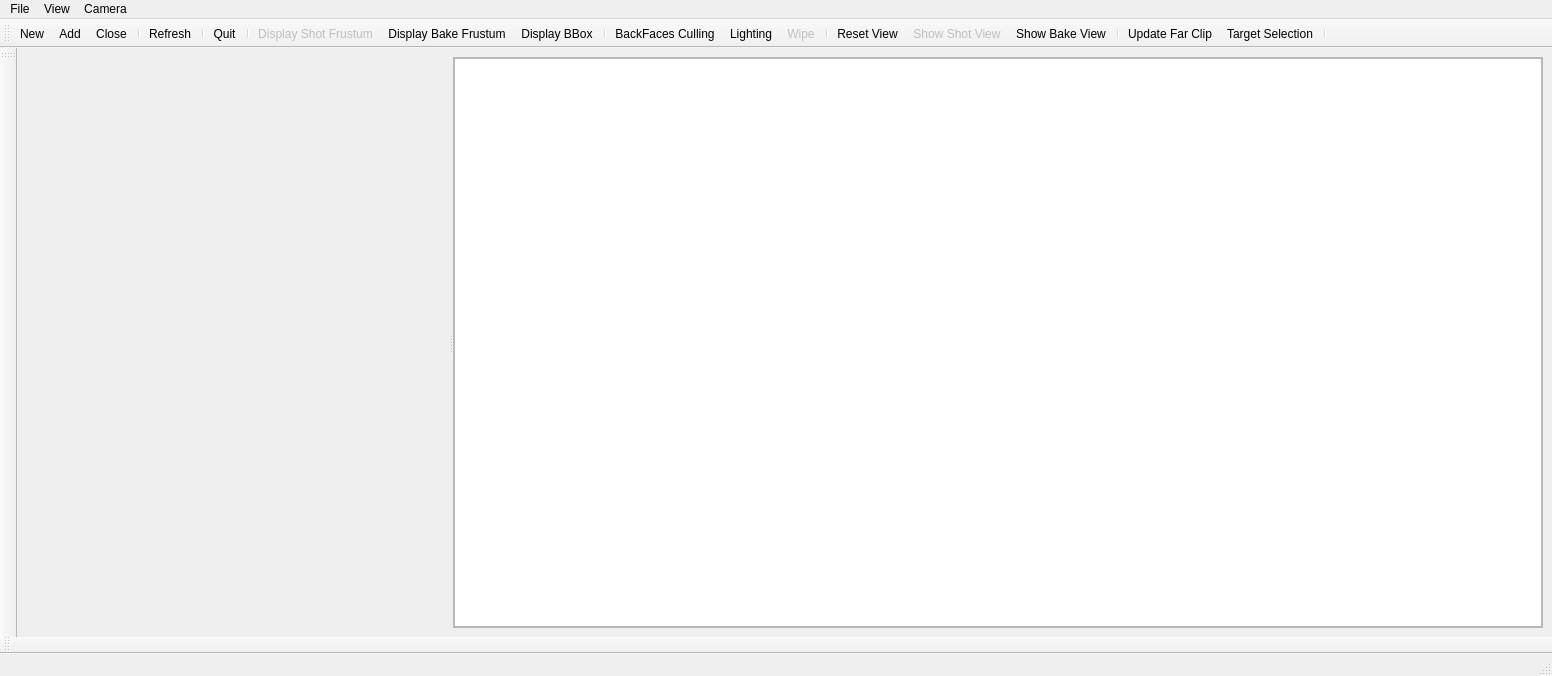
<ui version="4.0" >
 <class>ConcordeWindow</class>
 <widget class="QMainWindow" name="ConcordeWindow" >
  <property name="geometry" >
   <rect>
    <x>0</x>
    <y>0</y>
    <width>1552</width>
    <height>676</height>
   </rect>
  </property>
  <property name="windowTitle" >
   <string>Concorde - DrD Studios</string>
  </property>
  <widget class="QWidget" name="centralwidget" >
   <layout class="QVBoxLayout" name="verticalLayout" >
    <item>
     <widget class="QSplitter" name="splitter" >
      <property name="orientation" >
       <enum>Qt::Horizontal</enum>
      </property>
      <widget class="QWidget" native="1" name="left" />
      <widget class="QWidget" native="1" name="right" >
       <property name="minimumSize" >
        <size>
         <width>350</width>
         <height>0</height>
        </size>
       </property>
       <layout class="QVBoxLayout" name="verticalLayout_2" >
        <property name="margin" >
         <number>0</number>
        </property>
        <item>
         <widget class="QScrollArea" name="scrollArea" >
          <property name="widgetResizable" >
           <bool>true</bool>
          </property>
          <widget class="QWidget" name="rightScrollLayout" >
           <property name="geometry" >
            <rect>
             <x>0</x>
             <y>0</y>
             <width>1091</width>
             <height>556</height>
            </rect>
           </property>
           <property name="minimumSize" >
            <size>
             <width>250</width>
             <height>0</height>
            </size>
           </property>
           <layout class="QVBoxLayout" name="verticalLayout_3" >
            <property name="margin" >
             <number>0</number>
            </property>
            <item>
             <layout class="QVBoxLayout" name="rightLayout" >
              <item>
               <widget class="QPlainTextEdit" name="console" >
                <property name="enabled" >
                 <bool>true</bool>
                </property>
                <property name="documentTitle" >
                 <string>Console</string>
                </property>
                <property name="readOnly" >
                 <bool>true</bool>
                </property>
               </widget>
              </item>
             </layout>
            </item>
           </layout>
          </widget>
         </widget>
        </item>
       </layout>
      </widget>
     </widget>
    </item>
   </layout>
  </widget>
  <widget class="QMenuBar" name="menuBar" >
   <property name="geometry" >
    <rect>
     <x>0</x>
     <y>0</y>
     <width>1552</width>
     <height>29</height>
    </rect>
   </property>
   <widget class="QMenu" name="menuFile" >
    <property name="title" >
     <string>File</string>
    </property>
    <addaction name="actionFileNew" />
    <addaction name="actionFileAdd" />
    <addaction name="actionFileClose" />
    <addaction name="separator" />
    <addaction name="actionFileRefresh" />
    <addaction name="separator" />
    <addaction name="actionFileQuit" />
   </widget>
   <widget class="QMenu" name="menuView" >
    <property name="title" >
     <string>View</string>
    </property>
    <widget class="QMenu" name="menuViewDisplayMode" >
     <property name="title" >
      <string>Display Mode</string>
     </property>
    </widget>
    <widget class="QMenu" name="menuViewPointColor" >
     <property name="title" >
      <string>Point Color</string>
     </property>
    </widget>
    <widget class="QMenu" name="menuViewDisplayVectors" >
     <property name="title" >
      <string>Display Vectors</string>
     </property>
    </widget>
    <widget class="QMenu" name="menuViewRadiusFactor" >
     <property name="title" >
      <string>Radius Factor</string>
     </property>
     <addaction name="actionViewRadiusFactorX0p5" />
     <addaction name="actionViewRadiusFactorX1" />
     <addaction name="actionViewRadiusFactorX2" />
     <addaction name="actionViewRadiusFactorX4" />
    </widget>
    <widget class="QMenu" name="menuViewPointClouds" >
     <property name="title" >
      <string>Ptc</string>
     </property>
     <addaction name="separator" />
    </widget>
    <widget class="QMenu" name="menuViewDensity" >
     <property name="title" >
      <string>Density</string>
     </property>
     <addaction name="actionViewDensity01p" />
     <addaction name="actionViewDensity10p" />
     <addaction name="actionViewDensity25p" />
     <addaction name="actionViewDensity50p" />
     <addaction name="actionViewDensity100p" />
    </widget>
    <addaction name="actionViewBackFaces" />
    <addaction name="actionViewLighting" />
    <addaction name="menuViewDisplayMode" />
    <addaction name="menuViewPointColor" />
    <addaction name="menuViewDisplayVectors" />
    <addaction name="menuViewRadiusFactor" />
    <addaction name="menuViewPointClouds" />
    <addaction name="menuViewDensity" />
    <addaction name="separator" />
    <addaction name="actionViewIncrPtcTreeDepth" />
    <addaction name="actionViewDecrPtcTreeDepth" />
   </widget>
   <widget class="QMenu" name="menuCamera" >
    <property name="title" >
     <string>Camera</string>
    </property>
    <addaction name="actionCameraReset" />
    <addaction name="actionCameraUpdateFarClip" />
    <addaction name="actionCameraTargetSelection" />
    <addaction name="actionCameraResetExposure" />
    <addaction name="actionCameraResetDiscPointTransitionDistance" />
    <addaction name="actionKeepCameraPositionOnAddingPtc" />
    <addaction name="separator" />
    <addaction name="actionCameraLoadVacFrameInfos" />
   </widget>
   <addaction name="menuFile" />
   <addaction name="menuView" />
   <addaction name="menuCamera" />
  </widget>
  <widget class="QToolBar" name="toolBar" >
   <property name="enabled" >
    <bool>true</bool>
   </property>
   <property name="windowTitle" >
    <string>Main Tool Bar</string>
   </property>
   <attribute name="toolBarArea" >
    <enum>TopToolBarArea</enum>
   </attribute>
   <attribute name="toolBarBreak" >
    <bool>false</bool>
   </attribute>
   <addaction name="actionFileNew" />
   <addaction name="actionFileAdd" />
   <addaction name="actionFileClose" />
   <addaction name="separator" />
   <addaction name="actionFileRefresh" />
   <addaction name="separator" />
   <addaction name="actionFileQuit" />
   <addaction name="separator" />
   <addaction name="actionDisplayShotFrustum" />
   <addaction name="actionDisplayBakeFrustum" />
   <addaction name="actionDisplayBBox" />
   <addaction name="separator" />
   <addaction name="actionViewBackFaces" />
   <addaction name="actionViewLighting" />
   <addaction name="actionUseWipe" />
   <addaction name="separator" />
   <addaction name="actionCameraReset" />
   <addaction name="actionCameraShowShotView" />
   <addaction name="actionCameraShowBakeView" />
   <addaction name="separator" />
   <addaction name="actionCameraUpdateFarClip" />
   <addaction name="actionCameraTargetSelection" />
   <addaction name="separator" />
  </widget>
  <widget class="QToolBar" name="toolBarLeft" >
   <property name="windowTitle" >
    <string>User Data Toolbar</string>
   </property>
   <attribute name="toolBarArea" >
    <enum>LeftToolBarArea</enum>
   </attribute>
   <attribute name="toolBarBreak" >
    <bool>false</bool>
   </attribute>
  </widget>
  <widget class="QToolBar" name="toolBarBottom" >
   <property name="windowTitle" >
    <string>Ptc Filter Toolbar</string>
   </property>
   <attribute name="toolBarArea" >
    <enum>BottomToolBarArea</enum>
   </attribute>
   <attribute name="toolBarBreak" >
    <bool>false</bool>
   </attribute>
  </widget>
  <widget class="QStatusBar" name="statusBar" />
  <action name="actionUndo" >
   <property name="enabled" >
    <bool>false</bool>
   </property>
   <property name="text" >
    <string>Undo</string>
   </property>
   <property name="shortcut" >
    <string>Ctrl+Z</string>
   </property>
  </action>
  <action name="actionRedo" >
   <property name="enabled" >
    <bool>false</bool>
   </property>
   <property name="text" >
    <string>Redo</string>
   </property>
   <property name="shortcut" >
    <string>Ctrl+Shift+Z</string>
   </property>
  </action>
  <action name="actionFileAdd" >
   <property name="text" >
    <string>Add</string>
   </property>
   <property name="shortcut" >
    <string>Ctrl+O</string>
   </property>
  </action>
  <action name="actionFileQuit" >
   <property name="text" >
    <string>Quit</string>
   </property>
   <property name="shortcut" >
    <string>Ctrl+Q</string>
   </property>
  </action>
  <action name="actionDisplayBBox" >
   <property name="checkable" >
    <bool>true</bool>
   </property>
   <property name="text" >
    <string>Display BBox</string>
   </property>
   <property name="shortcut" >
    <string>B</string>
   </property>
  </action>
  <action name="actionViewBackFaces" >
   <property name="checkable" >
    <bool>true</bool>
   </property>
   <property name="text" >
    <string>BackFaces Culling</string>
   </property>
   <property name="shortcut" >
    <string>C</string>
   </property>
  </action>
  <action name="actionViewLighting" >
   <property name="checkable" >
    <bool>true</bool>
   </property>
   <property name="text" >
    <string>Lighting</string>
   </property>
   <property name="shortcut" >
    <string>W</string>
   </property>
  </action>
  <action name="actionCameraReset" >
   <property name="text" >
    <string>Reset View</string>
   </property>
   <property name="shortcut" >
    <string>Home</string>
   </property>
  </action>
  <action name="actionViewDisplayDensity50" >
   <property name="text" >
    <string>50%</string>
   </property>
  </action>
  <action name="actionViewRadiusFactorX0p5" >
   <property name="checkable" >
    <bool>true</bool>
   </property>
   <property name="text" >
    <string>x 0.5</string>
   </property>
   <property name="shortcut" >
    <string>0</string>
   </property>
  </action>
  <action name="actionViewRadiusFactorX2" >
   <property name="checkable" >
    <bool>true</bool>
   </property>
   <property name="text" >
    <string>x 2</string>
   </property>
   <property name="shortcut" >
    <string>2</string>
   </property>
  </action>
  <action name="actionViewRadiusFactorX4" >
   <property name="checkable" >
    <bool>true</bool>
   </property>
   <property name="text" >
    <string>x 4</string>
   </property>
   <property name="shortcut" >
    <string>4</string>
   </property>
  </action>
  <action name="actionViewRadiusFactorX1" >
   <property name="checkable" >
    <bool>true</bool>
   </property>
   <property name="checked" >
    <bool>true</bool>
   </property>
   <property name="text" >
    <string>x 1</string>
   </property>
   <property name="shortcut" >
    <string>1</string>
   </property>
  </action>
  <action name="actionViewApplyGamma" >
   <property name="checkable" >
    <bool>true</bool>
   </property>
   <property name="checked" >
    <bool>true</bool>
   </property>
   <property name="text" >
    <string>Apply Gamma</string>
   </property>
   <property name="shortcut" >
    <string>G</string>
   </property>
  </action>
  <action name="actionViewDisplayDensity75" >
   <property name="text" >
    <string>75%</string>
   </property>
  </action>
  <action name="actionViewDisplayDensity100" >
   <property name="text" >
    <string>100%</string>
   </property>
  </action>
  <action name="actionViewDisplayDensity25" >
   <property name="text" >
    <string>25%</string>
   </property>
  </action>
  <action name="actionViewDisplayDensity10" >
   <property name="text" >
    <string>10%</string>
   </property>
  </action>
  <action name="actionViewDisplayDensity01" >
   <property name="text" >
    <string>1%</string>
   </property>
  </action>
  <action name="actionFileNew" >
   <property name="text" >
    <string>New</string>
   </property>
   <property name="shortcut" >
    <string>Ctrl+N</string>
   </property>
  </action>
  <action name="actionCameraUpdateFarClip" >
   <property name="text" >
    <string>Update Far Clip</string>
   </property>
  </action>
  <action name="actionCameraTargetSelection" >
   <property name="text" >
    <string>Target Selection</string>
   </property>
   <property name="shortcut" >
    <string>T</string>
   </property>
  </action>
  <action name="actionCameraShowSelection" >
   <property name="text" >
    <string>Show Selection</string>
   </property>
   <property name="shortcut" >
    <string>S</string>
   </property>
  </action>
  <action name="actionCameraResetExposure" >
   <property name="text" >
    <string>Reset Exposure</string>
   </property>
  </action>
  <action name="actionViewDensity01p" >
   <property name="text" >
    <string>  1%</string>
   </property>
  </action>
  <action name="actionViewDensity10p" >
   <property name="text" >
    <string>10%</string>
   </property>
  </action>
  <action name="actionViewDensity25p" >
   <property name="text" >
    <string>25%</string>
   </property>
  </action>
  <action name="actionViewDensity50p" >
   <property name="text" >
    <string>50%</string>
   </property>
  </action>
  <action name="actionViewDensity100p" >
   <property name="text" >
    <string>100%</string>
   </property>
  </action>
  <action name="actionCameraResetDiscPointTransitionDistance" >
   <property name="text" >
    <string>Reset Disc / Point Transition Distance</string>
   </property>
  </action>
  <action name="actionFileRefresh" >
   <property name="text" >
    <string>Refresh</string>
   </property>
  </action>
  <action name="actionViewIncrPtcTreeDepth" >
   <property name="text" >
    <string>Incr PtcTree Depth</string>
   </property>
   <property name="shortcut" >
    <string>PgUp</string>
   </property>
   <property name="visible" >
    <bool>false</bool>
   </property>
  </action>
  <action name="actionViewDecrPtcTreeDepth" >
   <property name="text" >
    <string>Decr PtcTree Depth</string>
   </property>
   <property name="shortcut" >
    <string>PgDown</string>
   </property>
   <property name="visible" >
    <bool>false</bool>
   </property>
  </action>
  <action name="actionFileClose" >
   <property name="text" >
    <string>Close</string>
   </property>
   <property name="shortcut" >
    <string>Ctrl+C</string>
   </property>
  </action>
  <action name="actionKeepCameraPositionOnAddingPtc" >
   <property name="checkable" >
    <bool>true</bool>
   </property>
   <property name="text" >
    <string>Keep Camera Position On Adding Ptc</string>
   </property>
  </action>
  <action name="actionDisplayBakeFrustum" >
   <property name="checkable" >
    <bool>true</bool>
   </property>
   <property name="text" >
    <string>Display Bake Frustum</string>
   </property>
   <property name="shortcut" >
    <string>F</string>
   </property>
  </action>
  <action name="actionCameraShowBakeView" >
   <property name="checkable" >
    <bool>true</bool>
   </property>
   <property name="text" >
    <string>Show Bake View</string>
   </property>
   <property name="shortcut" >
    <string>Home</string>
   </property>
  </action>
  <action name="actionCameraLoadVacFrameInfos" >
   <property name="text" >
    <string>Load Vac Frame Infos</string>
   </property>
  </action>
  <action name="actionCameraShowShotView" >
   <property name="checkable" >
    <bool>true</bool>
   </property>
   <property name="enabled" >
    <bool>false</bool>
   </property>
   <property name="text" >
    <string>Show Shot View</string>
   </property>
   <property name="shortcut" >
    <string>Ins</string>
   </property>
  </action>
  <action name="actionDisplayShotFrustum" >
   <property name="checkable" >
    <bool>true</bool>
   </property>
   <property name="enabled" >
    <bool>false</bool>
   </property>
   <property name="text" >
    <string>Display Shot Frustum</string>
   </property>
   <property name="shortcut" >
    <string>F</string>
   </property>
  </action>
  <action name="actionUseWipe" >
   <property name="checkable" >
    <bool>true</bool>
   </property>
   <property name="enabled" >
    <bool>false</bool>
   </property>
   <property name="text" >
    <string>Wipe</string>
   </property>
   <property name="shortcut" >
    <string>L</string>
   </property>
  </action>
 </widget>
 <resources/>
 <connections/>
</ui>
